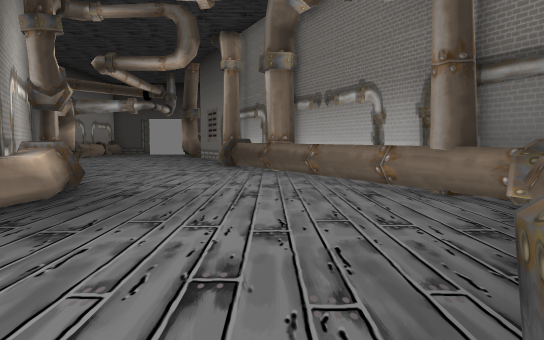
[1] (above)

19 first-person views from a walk through a level from a Godot 3-D game. The camera is 1.5 m above the floor, tilts 4° down and sees 70° across. The floor is counted in squares, 2 m on a side. Each view is taken from the middle of a square. On the plan, view 1 faces up. The plan holds only what a view shows up to about 12 squares ahead; the rest is blank. The place goes on beyond the plan.

[2]
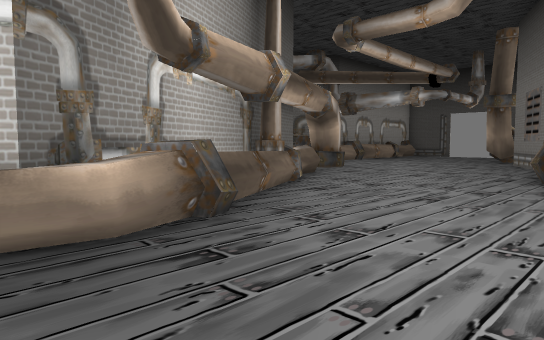

[3]
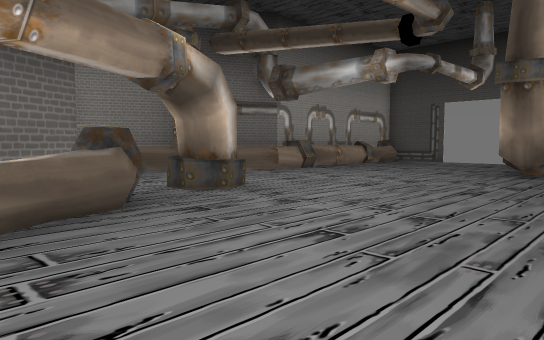

[4]
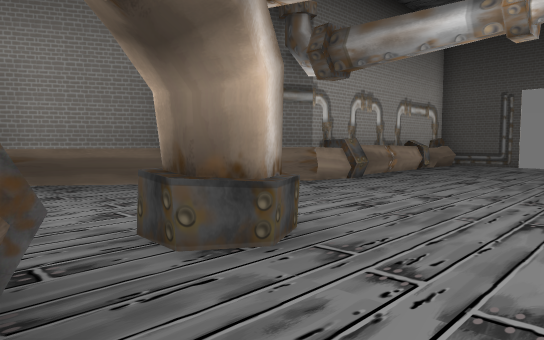

[5]
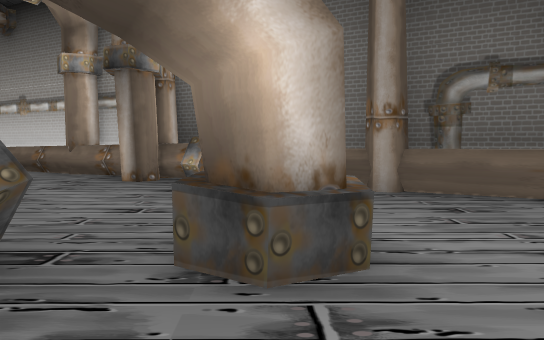

[6]
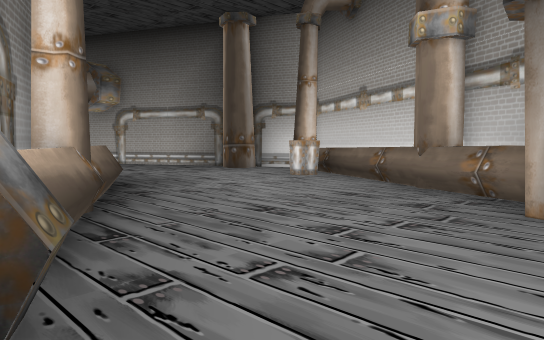

[7]
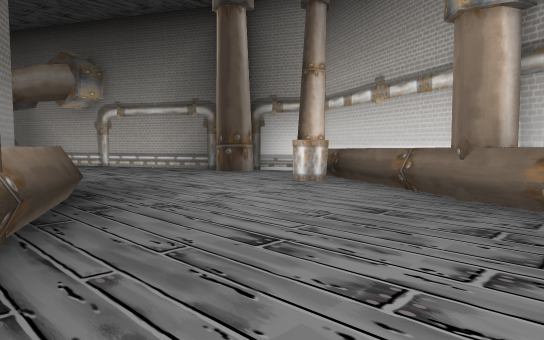

[8]
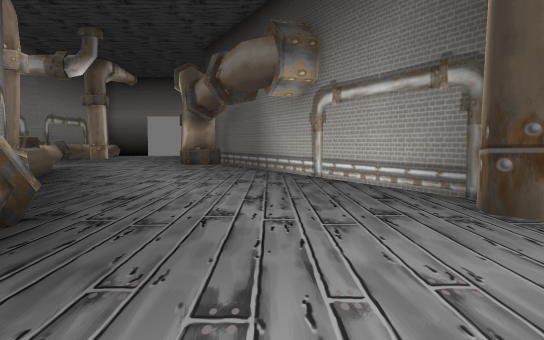

[9]
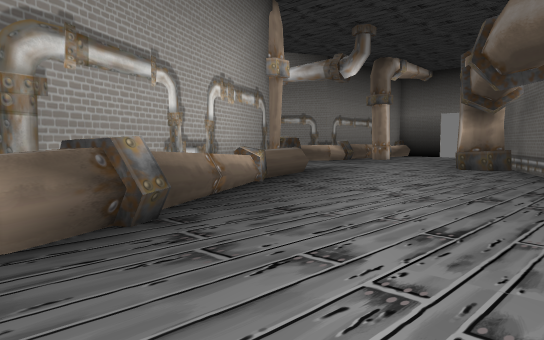

[10]
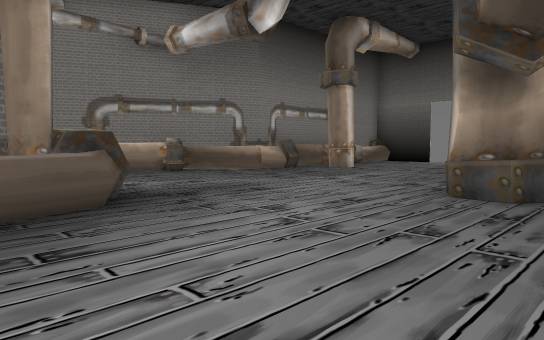

[11]
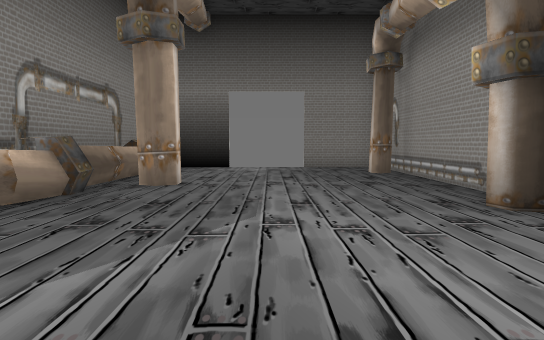

[12]
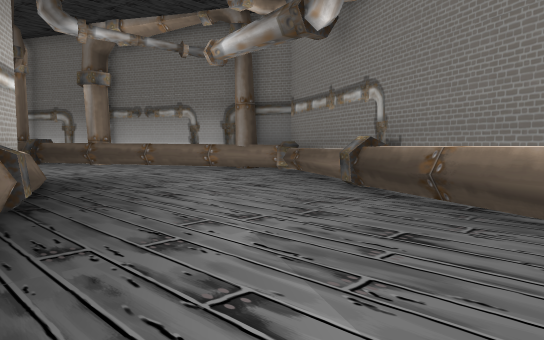

[13]
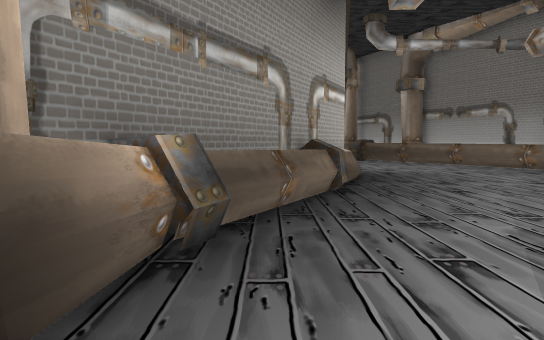

[14]
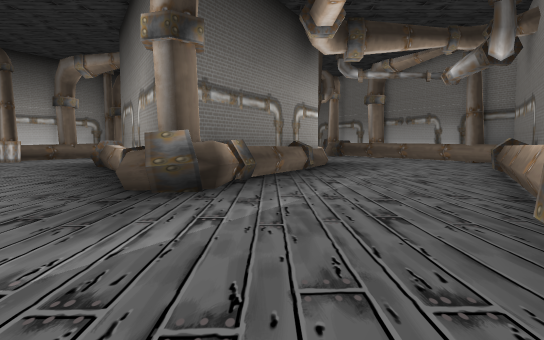

[15]
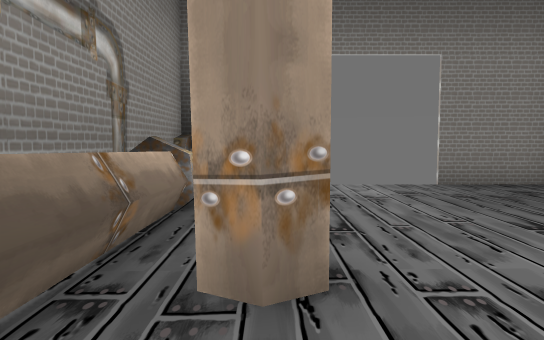

[16]
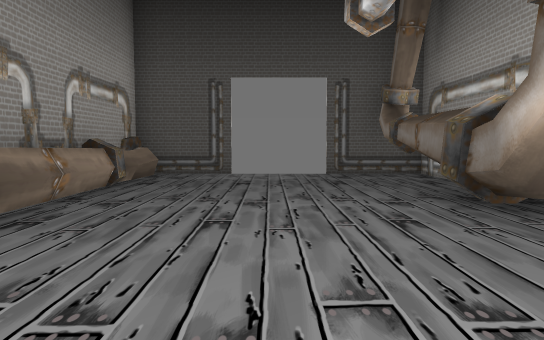

[17]
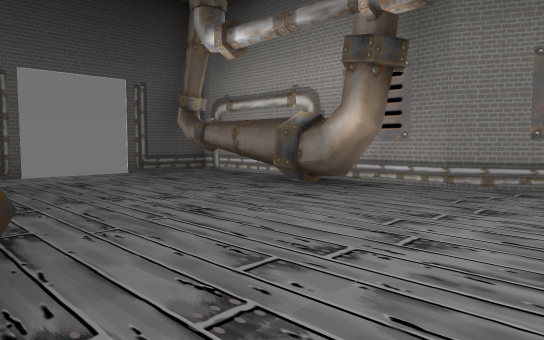

[18]
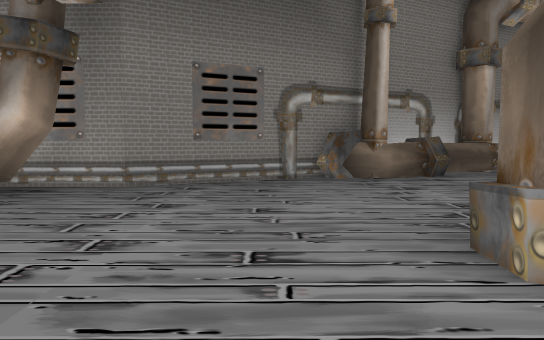

[19]
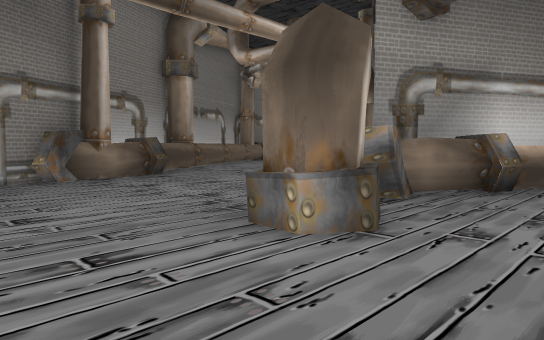

### Floor plan
Key: @ floor where view 1 was taken; # wall or solid block; x gap in a wall; . floor; = window, fence, low wall or low ledge; ^ raised ledge.
Columns run from 17 left of view 1 to 3 right of it. Each row starts with its distance up from view 1.
 26        ##   ###
 25        #......#
 24        #.....##
 23        #.....##
 22        #.....#
 21        #.....#
 20        #.....##
 19        #......#
 18       #^......##
 17       #........#
 16      ##........#
 15      #.........##
 14     #^...##....##
 13     #...........##
 12    ##.....#.....##
 11    ##....##^.....##
 10   ##.....###.....=#
  9   #.....^^ ##.....^#
  8  #^.....##  ^=....^#
  7  #.....=^   #^.....##
  6 #^#....^     ^#....^#
  5 #.....^^     #^.....#
  4 #......#     #......#
  3 ##.....##   ##.....^#
  2  #......#   #^.....#
  1  #......^# ##.....^#
  0  ##......###^....@#
 -1   #......^##.....^#
 -2   ##......##.....##
 -3    #......##....^
 -4    ##...........#
 -5     #..........^
 -6     ##........##
 -7      ###......##
 -8       #^......#
 -9       ##.....^#
-10       #......##
-11       #.....#^#
-12       #......^#
-13       #......^#
-14       ##.....^#
-15        ......^#
-16        ##x  ###

Positions as (right, up) in squares from view 1, and headings:
1: (0, 0), facing up
2: (0, 4), facing up-left
3: (-2, 10), facing up-left
4: (-5, 12), facing up-left
5: (-5, 14), facing left
6: (-8, 12), facing down-left
7: (-9, 11), facing down-left
8: (-13, 7), facing down
9: (-14, 5), facing down-right
10: (-12, -1), facing down-right
11: (-7, -4), facing down
12: (-5, -3), facing up-right
13: (-5, -4), facing up
14: (-5, -9), facing up
15: (-5, -9), facing down
16: (-7, 16), facing up
17: (-10, 16), facing up-right
18: (-10, 16), facing right
19: (-10, 17), facing down-right
